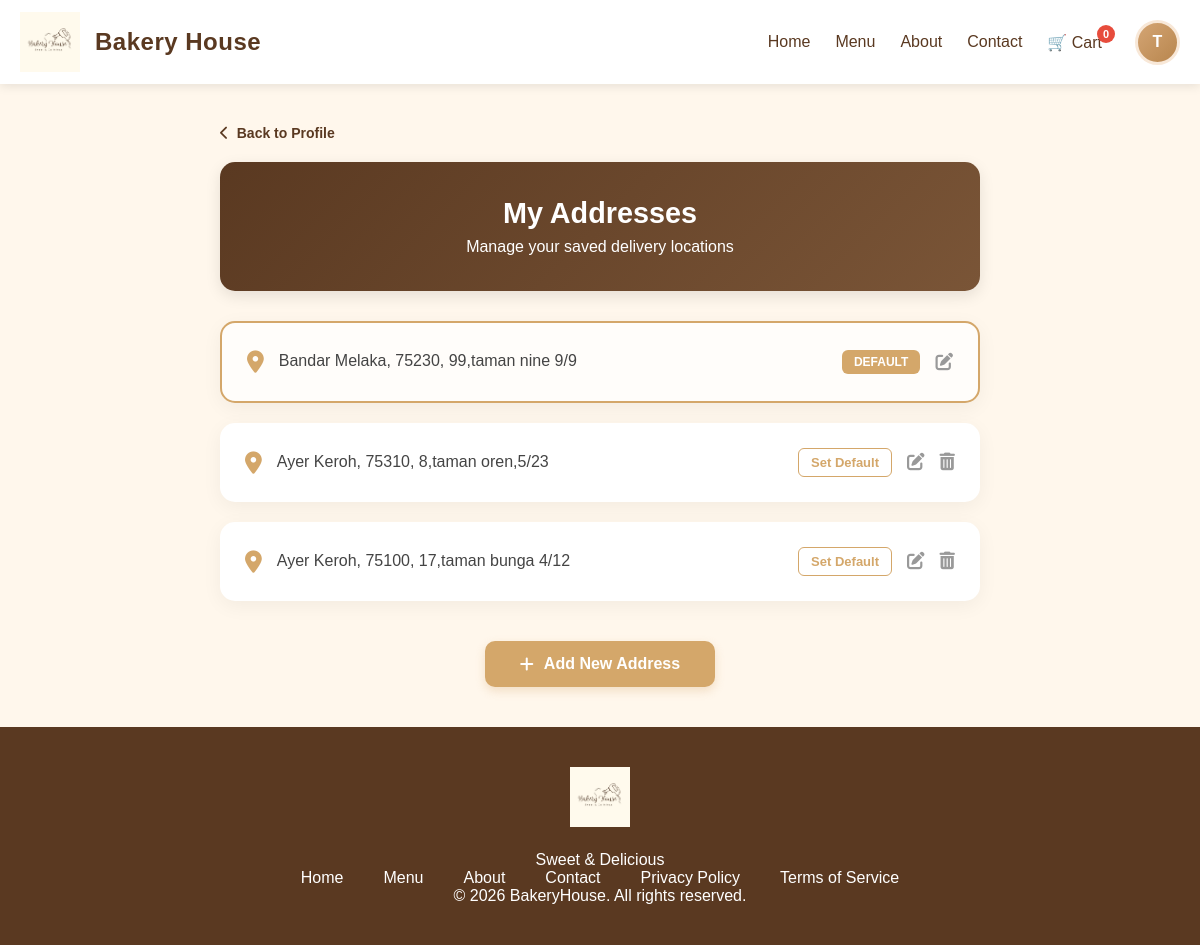
Before: /manageaddress.php (signed in) with the older database file.
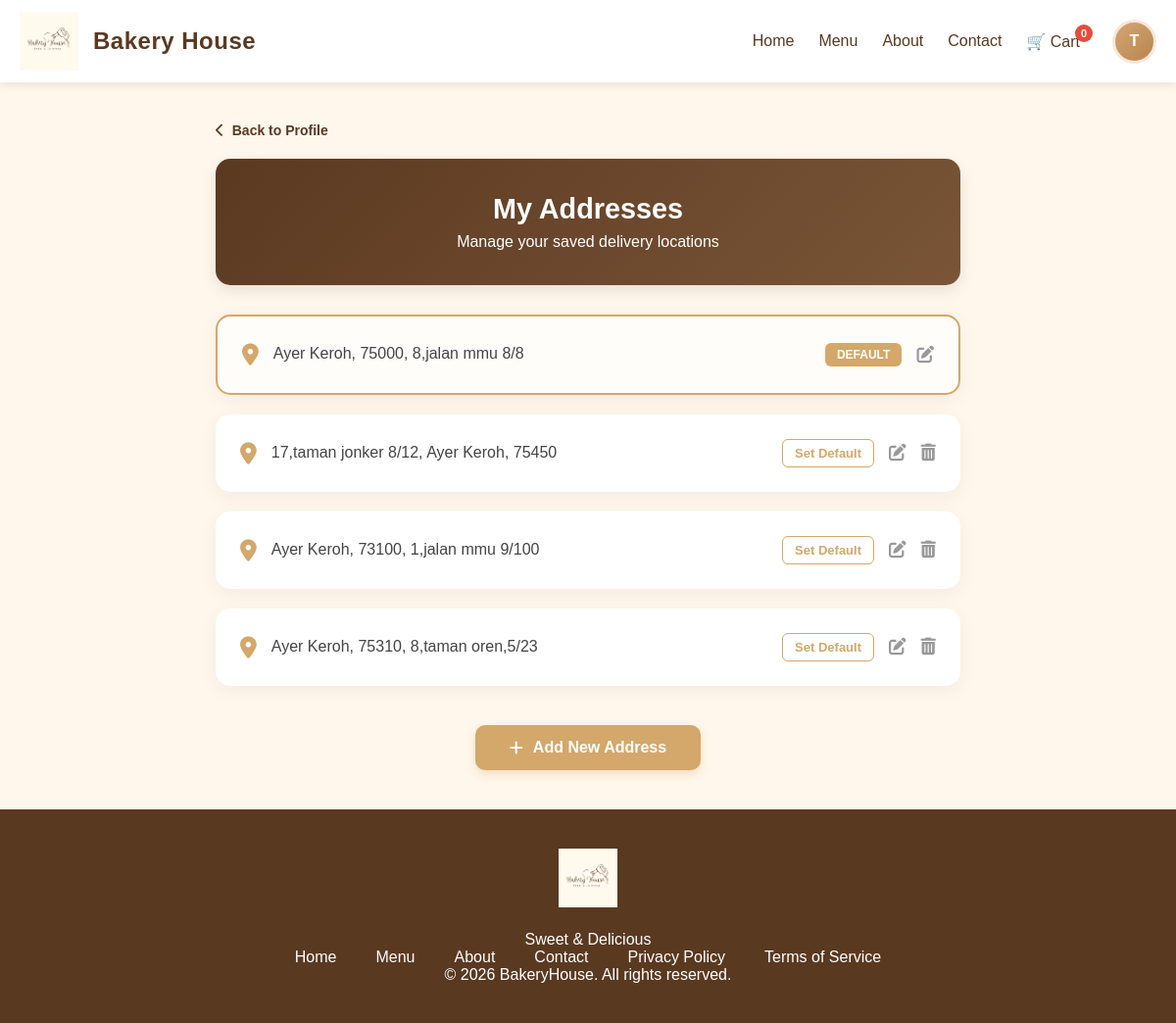
After: the same page with the newer database file.
### tables this page shows
CREATE TABLE `user_addresses` (
  `id` int(11) NOT NULL,
  `user_id` int(11) NOT NULL,
  `address_text` text NOT NULL,
  `is_default` tinyint(1) DEFAULT 0,
  `updated_at` timestamp NOT NULL DEFAULT current_timestamp() ON UPDATE current_timestamp()
);

### manageaddress.php (the view, shortened to what this page needs)
<?php
require_once 'config.php';
$userId = $_SESSION['user_id'];
$stmt = $pdo->prepare("SELECT * FROM user_addresses WHERE user_id = ? ORDER BY is_default DESC, id DESC");
$stmt->execute([$userId]);
$addresses = $stmt->fetchAll(PDO::FETCH_ASSOC);
function formatAddress($raw) {
    if (strpos($raw, '|') !== false) {
        $parts = explode('|', $raw);
        $street = $parts[0] ?? '';
        $area   = $parts[1] ?? '';
        $post   = $parts[2] ?? '';
        return htmlspecialchars($street) . ", " . htmlspecialchars($area) . ", " . htmlspecialchars($post);
    }
    return htmlspecialchars($raw);
}
?>
<!DOCTYPE html>
<html lang="en">
<head>
    <link rel="stylesheet" href="manageaddress.css">
    <link rel="stylesheet" href="https://cdnjs.cloudflare.com/ajax/libs/font-awesome/6.0.0/css/all.min.css">
</head>
<body>
    <?php include 'header.php'; ?>
    <main class="profile-page">
        <div class="profile-container">
            <div class="back-navigation">
                <a href="profile.php" class="back-link"><i class="fas fa-chevron-left"></i> Back to Profile</a>
            </div>
            <div class="profile-header">
                <h1>My Addresses</h1>
                <p>Manage your saved delivery locations</p>
            </div>
            <div class="address-list">
                <?php if (empty($addresses)): ?>
                    <div class="info-card empty-state"><p>No addresses found.</p></div>
                <?php else: ?>
                    <?php foreach ($addresses as $addr): ?>
                        <div class="info-card address-card <?php echo $addr['is_default'] ? 'is-default' : ''; ?>">
                            <div class="address-body">
                                <div class="address-info">
                                    <div class="address-icon"><i class="fas fa-map-marker-alt"></i></div>
                                    <div class="address-text"><?php echo formatAddress($addr['address_text']); ?></div>
                                </div>
                                <div class="address-actions">
                                    <?php if ($addr['is_default']): ?>
                                        <span class="badge-default">Default</span>
                                        <a href="edit.address.php?id=<?php echo $addr['id']; ?>" class="btn-edit-icon"><i class="fas fa-edit"></i></a>
                                    <?php else: ?>
                                        <a href="manageaddress.php?set_default=<?php echo $addr['id']; ?>" class="btn-set">Set Default</a>
                                        <a href="edit.address.php?id=<?php echo $addr['id']; ?>" class="btn-edit-icon"><i class="fas fa-edit"></i></a>
                                        <a href="manageaddress.php?delete_id=<?php echo $addr['id']; ?>" class="btn-delete" onclick="return confirm('Delete this address?')"><i class="fas fa-trash-alt"></i></a>
                                    <?php endif; ?>
                                </div>
                            </div>
                        </div>
                    <?php endforeach; ?>
                <?php endif; ?>
            </div>
            <div class="add-action">
                <a href="add.address.php" class="btn-primary"><i class="fas fa-plus"></i> Add New Address</a>
            </div>
        </div>
    </main>
    <?php include 'footer.php'; ?>
</body>
</html>

Changed rows visible on the page:
removed user_addresses: address_text "Bandar Melaka, 75230, 99,taman nine 9/9", is_default 1 (drawn)
removed user_addresses: address_text "Ayer Keroh, 75100, 17,taman bunga 4/12"
added user_addresses: address_text "Ayer Keroh, 75000, 8,jalan mmu 8/8", is_default 1 (drawn)
added user_addresses: address_text "17,taman jonker 8/12, Ayer Keroh, 75450"
added user_addresses: address_text "Ayer Keroh, 73100, 1,jalan mmu 9/100"
